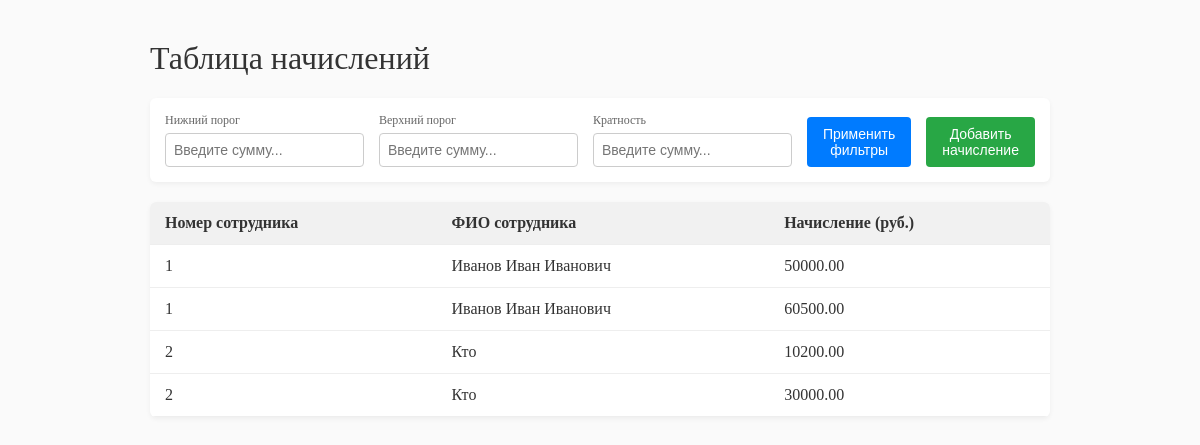
The page / on the database its author committed.
### accruals/models.py (models this page shows, shortened)
class Accrual(models.Model):
    employee_id = models.CharField(max_length=50, verbose_name="Номер сотрудника")
    full_name = models.CharField(max_length=255, verbose_name="Полное имя")
    payment = models.DecimalField(max_digits=12, decimal_places=2, verbose_name="Сумма начисления")

### accruals/views.py (the view)
# urls.py: path('', views.homepage, name='homepage'),
def homepage(request):
    accruals = Accrual.objects.all()
    return render(request, 'accrual.html', {'accruals': accruals})

### templates/accrual.html (shortened to what this page needs)
<!DOCTYPE html>
<html lang="ru">
<head>
</head>
<body>
<div class="container">
    <h1>Таблица начислений</h1>
    <div class="controls-panel">
        <div class="input-group">
            <label>Нижний порог</label>
            <input type="number" id="lower-threshold" step="0.01" placeholder="Введите сумму...">
        </div>
        <div class="input-group">
            <label>Верхний порог</label>
            <input type="number" id="upper-threshold" step="0.01" placeholder="Введите сумму...">
        </div>
        <div class="input-group">
            <label>Кратность</label>
            <input type="number" id="multiplicity-num" step="0.01" placeholder="Введите сумму...">
        </div>
        <button onclick="colorizeTableFrontend()">Применить фильтры</button>
        <button class="btn-secondary" onclick="openModal()">Добавить начисление</button>
    </div>
    <table id="accruals-table">
        <thead>
            <tr>
                <th>Номер сотрудника</th>
                <th>ФИО сотрудника</th>
                <th>Начисление (руб.)</th>
            </tr>
        </thead>
        <tbody>
            {% for item in accruals %}
            <tr class="accrual-row" data-amount="{{ item.payment }}">
                <td>{{ item.employee_id }}</td>
                <td>{{ item.full_name }}</td>
                <td class="payment-cell">{{ item.payment }}</td>
            </tr>
            {% endfor %}
        </tbody>
    </table>
</div>
</body>
</html>

### templates/accrual.html (style rules this page uses)
body { margin: 40px; color: #333; background: #fafafa; }
h1, h3 { font-weight: 400; }
.container { max-width: 900px; margin: 0 auto; }
.controls-panel { display: flex; gap: 15px; align-items: flex-end; margin-bottom: 20px; background: white; padding: 15px; border-radius: 6px; box-shadow: 0 2px 5px rgba(0,0,0,0.05); }
.input-group { display: flex; flex-direction: column; gap: 5px; }
.input-group label { font-size: 12px; color: #666; }
input[type="number"], input[type="text"] { padding: 8px; border: 1px solid #ccc; border-radius: 4px; font-size: 14px; }
button { padding: 9px 15px; background: #007bff; color: white; border: none; border-radius: 4px; cursor: pointer; font-size: 14px; transition: background 0.2s; }
.btn-secondary { background: #28a745; }
table { width: 100%; border-collapse: collapse; background: white; border-radius: 6px; overflow: hidden; box-shadow: 0 2px 5px rgba(0,0,0,0.05); }
th, td { padding: 12px 15px; text-align: left; border-bottom: 1px solid #eee; }
th { background: #f1f1f1; font-weight: 600; }

### rows shown on the page
Accrual: employee_id "1", full_name "Иванов Иван Иванович", payment "50000.00"
Accrual: employee_id "1", full_name "Иванов Иван Иванович", payment "60500.00"
Accrual: employee_id "2", full_name "Кто", payment "10200.00"
Accrual: employee_id "2", full_name "Кто", payment "30000.00"
